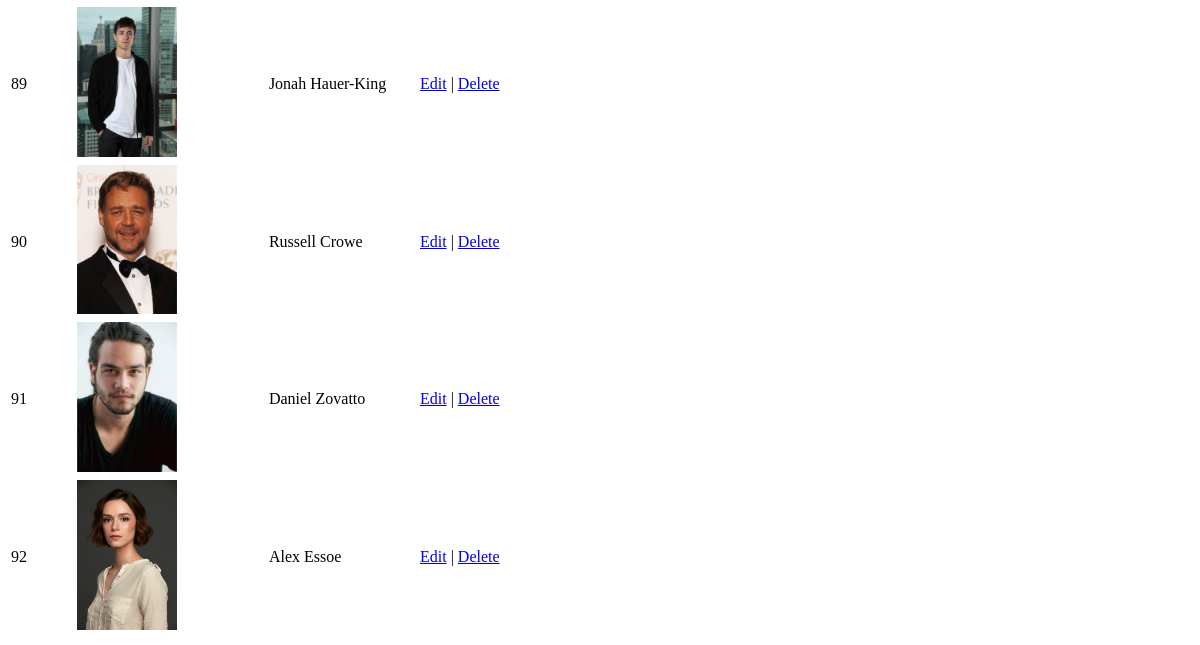
Page /pages/aktorlist.php (signed in, lower part) on the earlier database version.
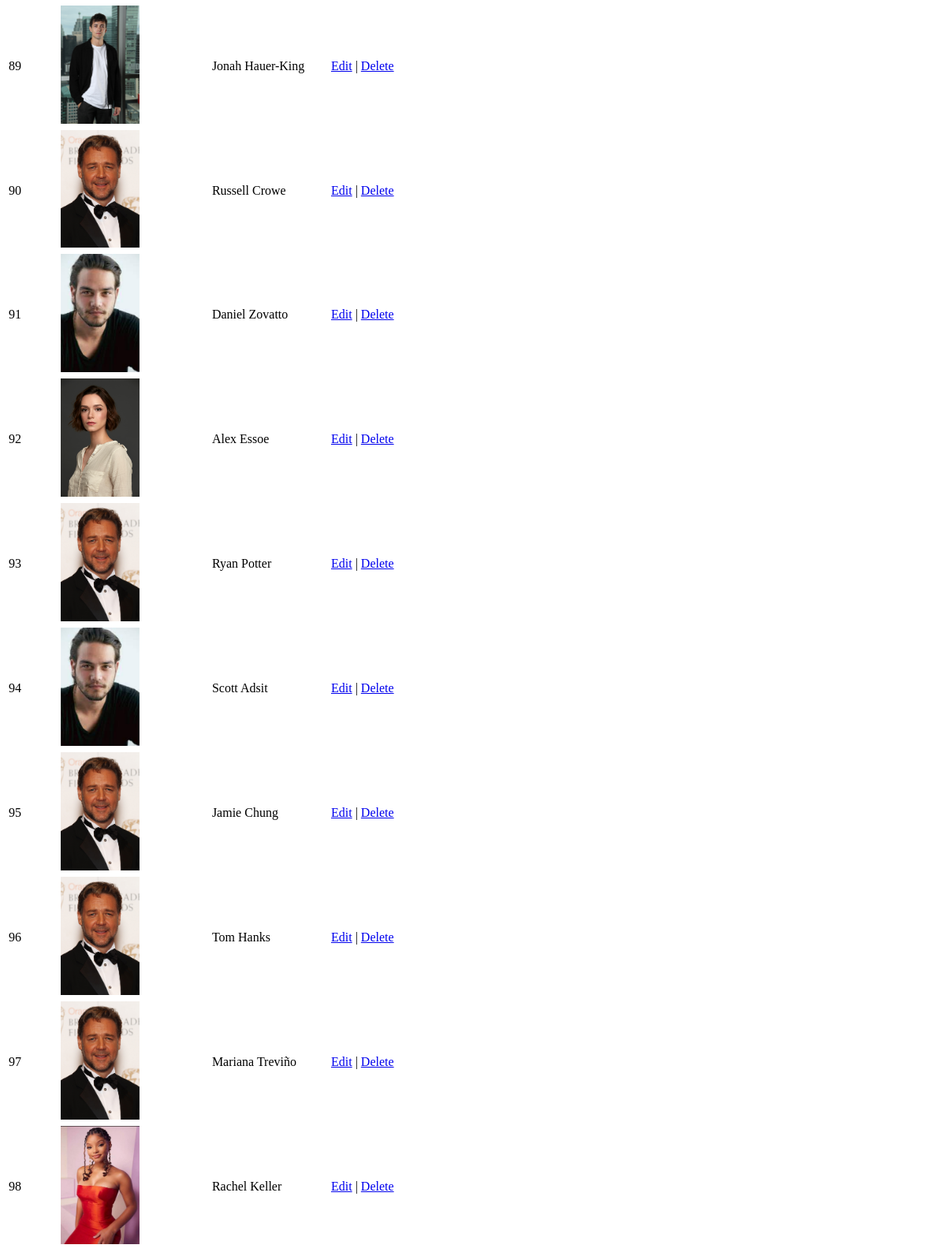
Same page on the later database version.
### tables this page shows
CREATE TABLE IF NOT EXISTS `aktor` (
  `aktorid` int NOT NULL AUTO_INCREMENT,
  `nama_aktor` varchar(40) NOT NULL,
  `foto_aktor` varchar(100) DEFAULT NULL,
  PRIMARY KEY (`aktorid`)
);

### inc.koneksi.php (called while the page is built, shortened)
<?php
	class Connection {
	private $host = "mysql:host=localhost;dbname=bioskop";
	private $struser = "root";
	function connect()
	{
		try {
			$conn = new PDO($this->host, $this->struser, $this->password);
			$conn->setAttribute(PDO::ATTR_ERRMODE, PDO::ERRMODE_EXCEPTION);
			$this->connection = $conn;
		} catch (PDOException $e) {
			echo 'Connection failed: ' . $e->getMessage();
		}
	}
}
?>

### class/class.aktor.php (called while the page is built, shortened)
<?php
class Aktor extends Connection
{
	public function __get($atribute)
	{
		if (property_exists($this, $atribute)) {
			return $this->$atribute;
		}
	}
	public function SelectAllAktor()
	{
		$sql = "SELECT * FROM aktor ORDER BY aktorid ASC";
		$result = $this->connection->query($sql);
		$arrResult = array();
		$i = 0;
		if ($result->rowCount() > 0) {
			while ($data = $result->fetch(PDO::FETCH_OBJ)) {
				$objAktor = new Aktor();
				$objAktor->aktorid = $data->aktorid;
				$objAktor->nama_aktor = $data->nama_aktor;
                $objAktor->foto_aktor = $data->foto_aktor;
				$arrResult[$i] = $objAktor;
				$i++;
			}
		}
		return $arrResult;
	}
}
?>

### pages/aktorlist.php (the view, shortened to what this page needs)
<!DOCTYPE html>
<html lang="en">
<head>
</head>
<body>
	<div class="mt-5 mb-5 px-1">
		<div class="mt-4">
			<table class="table table-bordered text-center" style="vertical-align: middle;">
				<tbody>
					<tr>
						<?php
						require_once('./class/class.aktor.php');
						$objaktor = new Aktor();
						$arrayResult = $objaktor->SelectAllAktor();
						if (count($arrayResult) == 0) {
							echo '<tr><td colspan="4">Tidak ada data!</td></tr>';
						} else {
							foreach ($arrayResult as $dataaktor) {
								echo '<tr>';
								echo '<td>' . $dataaktor->aktorid . '</td>';
                                echo '<td><img src="./img/' . $dataaktor->foto_aktor . '" alt="' . $dataaktor->foto_aktor . '" style="width:100px;"></td>';
								echo '<td>' . $dataaktor->nama_aktor . '</td>';
								echo '<td><a class="btn btn-warning"  href="?p=editaktor&aktorid=' . $dataaktor->aktorid . '">Edit</a> |
   					          <a class="btn btn-danger"  href="?p=deleteaktor&aktorid=' . $dataaktor->aktorid . '"
							  onclick="return confirm(\'Apakah anda yakin ingin menghapus?\')">Delete</a></td>';
								echo '</tr>';
							}
						}
						?>
					</tr>
				</tbody>
			</table>
		</div>
	</div>
</body>
</html>

Differences in the rows shown:
added aktor: aktorid "93", foto_aktor (picture), nama_aktor "Ryan Potter"
added aktor: aktorid "94", foto_aktor (picture), nama_aktor "Scott Adsit"
added aktor: aktorid "95", foto_aktor (picture), nama_aktor "Jamie Chung"
added aktor: aktorid "96", foto_aktor (picture), nama_aktor "Tom Hanks"
added aktor: aktorid "97", foto_aktor (picture), nama_aktor "Mariana Treviño"
added aktor: aktorid "98", foto_aktor (picture), nama_aktor "Rachel Keller"
